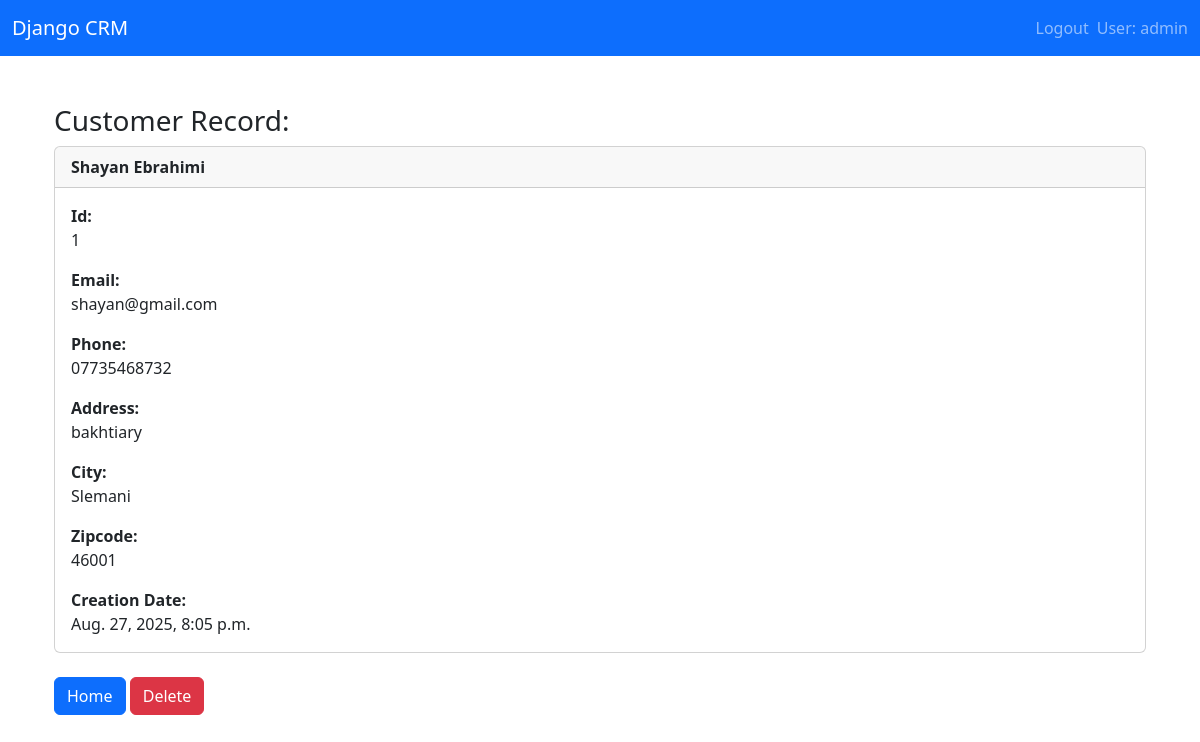
Page /records/1 (signed in) on the committed database.
### website/models.py (models this page shows, shortened)
class Record(models.Model):
    created_at = models.DateTimeField(auto_now_add=True)
    first_name = models.CharField(max_length=100)
    last_name = models.CharField(max_length=100)
    email = models.CharField(max_length=100)
    phone_number = models.CharField(max_length=15)
    address = models.CharField(max_length=100)
    city = models.CharField(max_length=100)
    state = models.CharField(max_length=100)
    zipcode =models.CharField(max_length=100)

### website/views.py (the view)
# urls.py: path("records/<int:pk>", views.customer_record, name="customer_record"),
def customer_record(request, pk):
    if request.user.is_authenticated:
        record = Record.objects.get(id=pk)
        context = {"record":record}
        return render(request, "customer_record.html", context)
    else:
        messages.success(request, "You Must Be Logged In To View That Page.")
        return redirect("login")

### website/templates/customer_record.html
{% extends "layout.html" %}
{% block content %}
<h3>Customer Record:</h3>
<div class="card">
  <div class="card-header">
    <strong>{{record.first_name}} {{record.last_name}}</strong>
  </div>
  <div class="card-body">
    <strong>Id:</strong><p class="card-text">{{record.id}}</p>
    <strong>Email:</strong><p class="card-text">{{record.email}}</p>
    <strong>Phone:</strong><p class="card-text">{{record.phone_number}}</p>
    <strong>Address:</strong><p class="card-text">{{record.address}}</p>
    <strong>City:</strong><p class="card-text">{{record.city}}</p>
    <strong>Zipcode:</strong><p class="card-text">{{record.zipcode}}</p>
    <strong>Creation Date:</strong><p class="card-text">{{record.created_at}}</p>
  </div>
</div>
<br>
<a href="{% url "home" %}" class="btn btn-primary">Home</a>
<a href="{% url "delete_record" pk=record.id %}" class="btn btn-danger">Delete</a>
{% endblock content %}

### website/templates/navbar.html (shortened to what this page needs)
<nav class="navbar navbar-expand-lg navbar-dark bg-primary">
  <div class="container-fluid">
    <a class="navbar-brand" href="{% url "home" %}">Django CRM</a>
    <div class="collapse navbar-collapse" id="navbarSupportedContent">
      <ul class="navbar-nav ms-auto mb-2 mb-lg-0">
        {% if user.is_authenticated %}
        <li class="nav-item">
          <a class="nav-link" href="{% url "logout" %}">Logout</a>
        </li>
        <span class="navbar-text" >User: {{ user }}</span>
        {% endif %}
      </ul>
    </div>
  </div>
</nav>

### rows in the picture
Record: first_name "Shayan", last_name "Ebrahimi", id "1", email "shayan@gmail.com", phone_number "07735468732", address "bakhtiary", city "Slemani", zipcode "46001", created_at "Aug. 27, 2025, 8:05 p.m."

### other values in the picture
{{ user }} "admin"
